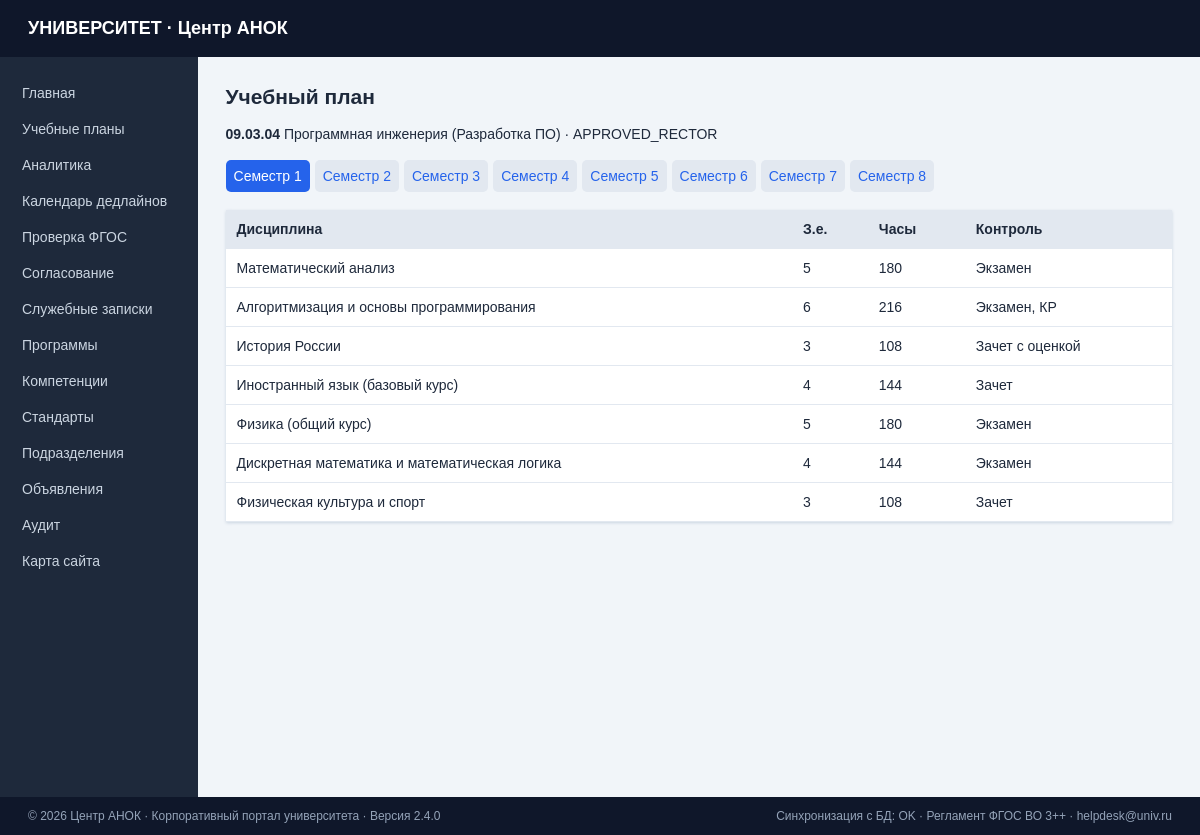
The app's page /?page=plan&id=1 with its own data.
### tables this page shows
CREATE TABLE `curriculums` (
  `id` INT AUTO_INCREMENT PRIMARY KEY,
  `program_id` INT,
  `academic_year` TEXT NOT NULL,
  `version` TEXT NOT NULL DEFAULT '1.0',
  `status` TEXT NOT NULL DEFAULT 'DRAFT',
  `total_credits` INT NOT NULL DEFAULT 240,
  `approved_protocol_num` TEXT,
  `approved_protocol_date` TEXT,
  `created_by_user` TEXT,
  `created_at` DATETIME DEFAULT CURRENT_TIMESTAMP,
  FOREIGN KEY (program_id) REFERENCES educational_programs(id)
);

CREATE TABLE `educational_programs` (
  `id` INT AUTO_INCREMENT PRIMARY KEY,
  `code` TEXT NOT NULL,
  `title` TEXT NOT NULL,
  `level` TEXT NOT NULL,
  `study_form` TEXT NOT NULL DEFAULT 'Очная',
  `fgos_standard_id` INT,
  `department_id` INT,
  FOREIGN KEY (fgos_standard_id) REFERENCES standards_fgos(id),
  FOREIGN KEY (department_id) REFERENCES departments(id)
);

CREATE TABLE `curriculum_disciplines` (
  `id` INT AUTO_INCREMENT PRIMARY KEY,
  `curriculum_id` INT,
  `block_type` TEXT NOT NULL,
  `discipline_name` TEXT NOT NULL,
  `semester_num` INT NOT NULL,
  `credits_ze` INT NOT NULL,
  `total_hours` INT NOT NULL,
  `lecture_hours` INT NOT NULL DEFAULT 0,
  `lab_hours` INT NOT NULL DEFAULT 0,
  `practice_hours` INT NOT NULL DEFAULT 0,
  `self_study_hours` INT NOT NULL DEFAULT 0,
  `control_form` TEXT NOT NULL,
  `implementing_department_id` INT,
  FOREIGN KEY (curriculum_id) REFERENCES curriculums(id),
  FOREIGN KEY (implementing_department_id) REFERENCES departments(id)
);

### index.php (the view, shortened to what this page needs)
<?php
require __DIR__ . '/config.php';
$page = $_GET['page'] ?? 'dashboard';
$id = filter_input(INPUT_GET, 'id', FILTER_VALIDATE_INT) ?: 1;
$sem = max(1, min(8, filter_input(INPUT_GET, 'sem', FILTER_VALIDATE_INT) ?: 1));
function e($v) { return htmlspecialchars((string)$v, ENT_QUOTES | ENT_SUBSTITUTE, 'UTF-8'); }
function allRows(PDO $db, string $sql, array $params=[]) { $s=$db->prepare($sql); $s->execute($params); return $s->fetchAll(); }
function oneRow(PDO $db, string $sql, array $params=[]) { $s=$db->prepare($sql); $s->execute($params); return $s->fetch() ?: []; }
$stats = [
 'plans'=>(int)$pdo->query('SELECT COUNT(*) FROM curriculums')->fetchColumn(),
 'disciplines'=>(int)$pdo->query('SELECT COUNT(*) FROM curriculum_disciplines')->fetchColumn(),
 'standards'=>(int)$pdo->query('SELECT COUNT(*) FROM standards_fgos')->fetchColumn(),
 'memos'=>(int)$pdo->query('SELECT COUNT(*) FROM service_notes')->fetchColumn(),
];
$title='Сводная панель'; $content='';
if ($page==='dashboard') {
 $title='Сводная панель'; $plans=allRows($pdo,'SELECT c.*, ep.code prog_code, ep.title prog_title FROM curriculums c JOIN educational_programs ep ON ep.id=c.program_id ORDER BY c.id');
 $content='<div class="cards">'; foreach($stats as $k=>$v) $content.='<div class="card"><b>'.e($v).'</b><span>'.e(['plans'=>'Учебные планы','disciplines'=>'Дисциплины','standards'=>'Стандарты ФГОС','memos'=>'Служебные записки'][$k]).'</span></div>'; $content.='</div><h2>Учебные планы</h2><table><tr><th>Программа</th><th>Год</th><th>Статус</th><th></th></tr>'; foreach($plans as $p) $content.='<tr><td>'.e($p['prog_code'].' — '.$p['prog_title']).'</td><td>'.e($p['academic_year']).'</td><td>'.e($p['status']).'</td><td><a href="?page=plan&id='.$p['id'].'">Открыть</a></td></tr>'; $content.='</table>';
} elseif ($page==='plan') {
 $title='Учебный план'; $p=oneRow($pdo,'SELECT c.*,ep.code,ep.title FROM curriculums c JOIN educational_programs ep ON ep.id=c.program_id WHERE c.id=?',[$id]); $rows=allRows($pdo,'SELECT * FROM curriculum_disciplines WHERE curriculum_id=? AND semester_num=? ORDER BY id',[$id,$sem]); $content='<p><b>'.e($p['code']??'').'</b> '.e($p['title']??'').' · '.e($p['status']??'').'</p><nav class="sem">'; for($i=1;$i<=8;$i++)$content.='<a class="'.($i===$sem?'active':''). '" href="?page=plan&id='.$id.'&sem='.$i.'">Семестр '.$i.'</a>'; $content.='</nav><table><tr><th>Дисциплина</th><th>З.е.</th><th>Часы</th><th>Контроль</th></tr>'; foreach($rows as $r)$content.='<tr><td>'.e($r['discipline_name']).'</td><td>'.e($r['credits_ze']).'</td><td>'.e($r['total_hours']).'</td><td>'.e($r['control_form']).'</td></tr>'; $content.='</table>';
 }
$nav=['dashboard'=>'Главная','plans'=>'Учебные планы','analytics'=>'Аналитика','calendar'=>'Календарь дедлайнов','validate'=>'Проверка ФГОС','signatures'=>'Согласование','memos'=>'Служебные записки','programs'=>'Программы','competencies'=>'Компетенции','standards'=>'Стандарты','departments'=>'Подразделения','announcements'=>'Объявления','audit'=>'Аудит','sitemap'=>'Карта сайта'];
?><!doctype html><html lang="ru"><head><meta charset="utf-8"><meta name="viewport" content="width=device-width,initial-scale=1"><title><?=e($title)?> — АНОК</title></head><body><header><b>УНИВЕРСИТЕТ · Центр АНОК</b></header><main><aside><?php foreach($nav as $key=>$label):?><a class="<?=($page===$key?'active':'')?>" href="?page=<?=e($key)?>"><?=e($label)?></a><?php endforeach;?></aside><section><h1><?=e($title)?></h1><?=$content?></section></main><footer style="background:#0f172a;color:#94a3b8;padding:12px 28px;font-size:12px;display:flex;justify-content:space-between;flex-wrap:wrap;gap:8px"><span>© 2026 Центр АНОК · Корпоративный портал университета · Версия 2.4.0</span><span>Синхронизация с БД: OK · Регламент ФГОС ВО 3++ · helpdesk@univ.ru</span></footer></body></html>

### index.php (style rules this page uses)
body { margin:0;background:#f1f5f9;color:#1e293b;font:14px Arial,sans-serif }
header { background:#0f172a;color:#fff;padding:18px 28px }
header b { font-size:18px }
main { display:flex;min-height:calc(100vh - 60px) }
aside { width:220px;background:#1e293b;padding:18px 12px }
aside a { display:block;color:#cbd5e1;text-decoration:none;padding:10px;border-radius:6px }
section { padding:28px;max-width:1100px;width:100% }
h1 { margin-top:0 }
table { border-collapse:collapse;background:#fff;width:100%;box-shadow:0 1px 3px #cbd5e1 }
th,td { text-align:left;padding:11px;border-bottom:1px solid #e2e8f0 }
th { background:#e2e8f0 }
a { color:#2563eb }
.sem { display:flex;gap:5px;flex-wrap:wrap;margin:18px 0 }
.sem a { padding:8px;background:#e2e8f0;text-decoration:none;border-radius:5px }
.sem a.active { background:#2563eb;color:#fff }

### records on screen
curriculums: program.code "09.03.04", program.title "Программная инженерия (Разработка ПО)", status "APPROVED_RECTOR"
curriculum_disciplines: discipline_name "Математический анализ", credits_ze "5", total_hours "180", control_form "Экзамен"
curriculum_disciplines: discipline_name "Алгоритмизация и основы программирования", credits_ze "6", total_hours "216", control_form "Экзамен, КР"
curriculum_disciplines: discipline_name "История России", credits_ze "3", total_hours "108", control_form "Зачет с оценкой"
curriculum_disciplines: discipline_name "Иностранный язык (базовый курс)", credits_ze "4", total_hours "144", control_form "Зачет"
curriculum_disciplines: discipline_name "Физика (общий курс)", credits_ze "5", total_hours "180", control_form "Экзамен"
curriculum_disciplines: discipline_name "Дискретная математика и математическая логика", credits_ze "4", total_hours "144", control_form "Экзамен"
curriculum_disciplines: discipline_name "Физическая культура и спорт", credits_ze "3", total_hours "108", control_form "Зачет"

### other values on screen
$label "Главная"
$label "Учебные планы"
$label "Аналитика"
$label "Календарь дедлайнов"
$label "Проверка ФГОС"
$label "Согласование"
$label "Служебные записки"
$label "Программы"
$label "Компетенции"
$label "Стандарты"
$label "Подразделения"
$label "Объявления"
$label "Аудит"
$label "Карта сайта"
$title "Учебный план"
